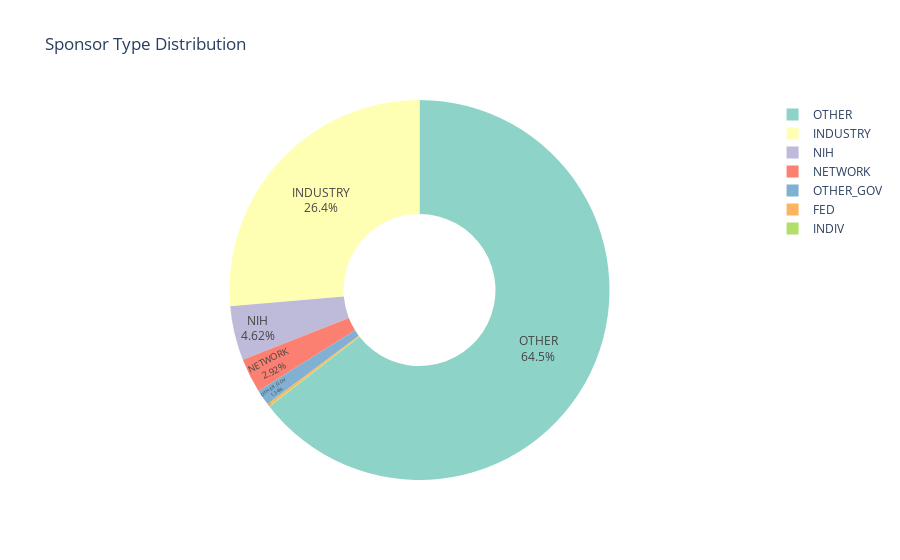

Notebook source saved alongside this figure:
### Code cell
# Sponsor type distribution
sponsor_counts = df_clean['sponsor_class'].value_counts()

fig = px.pie(
    values=sponsor_counts.values,
    names=sponsor_counts.index,
    title='Sponsor Type Distribution',
    hole=0.4,
    color_discrete_sequence=px.colors.qualitative.Set3
)
fig.update_traces(textposition='inside', textinfo='percent+label')
fig.show()

print("Sponsor Distribution:")
for sponsor, count in sponsor_counts.items():
    print(f"  {sponsor:15s}: {count:>4,} ({count/len(df_clean)*100:>5.1f}%)")

### Figure 1 — Plotly figure (JSON) as saved in the notebook; plotly's stock layout.template omitted (floating-point values rounded to 4 significant figures)
{"data": [{"domain": {"x": [0, 1], "y": [0, 1]}, "hole": 0.4, "hovertemplate": "label=%{label}<br>value=%{value}<extra></extra>", "labels": ["OTHER", "INDUSTRY", "NIH", "NETWORK", "OTHER_GOV", "FED", "INDIV"], "legendgroup": "", "name": "", "showlegend": true, "textinfo": "percent+label", "textposition": "inside", "type": "pie", "values": [6448, 2637, 462, 292, 134, 20, 7]}], "layout": {"legend": {"tracegroupgap": 0}, "piecolorway": ["rgb(141,211,199)", "rgb(255,255,179)", "rgb(190,186,218)", "rgb(251,128,114)", "rgb(128,177,211)", "rgb(253,180,98)", "rgb(179,222,105)", "rgb(252,205,229)", "rgb(217,217,217)", "rgb(188,128,189)", "rgb(204,235,197)", "rgb(255,237,111)"], "title": {"text": "Sponsor Type Distribution"}}}
